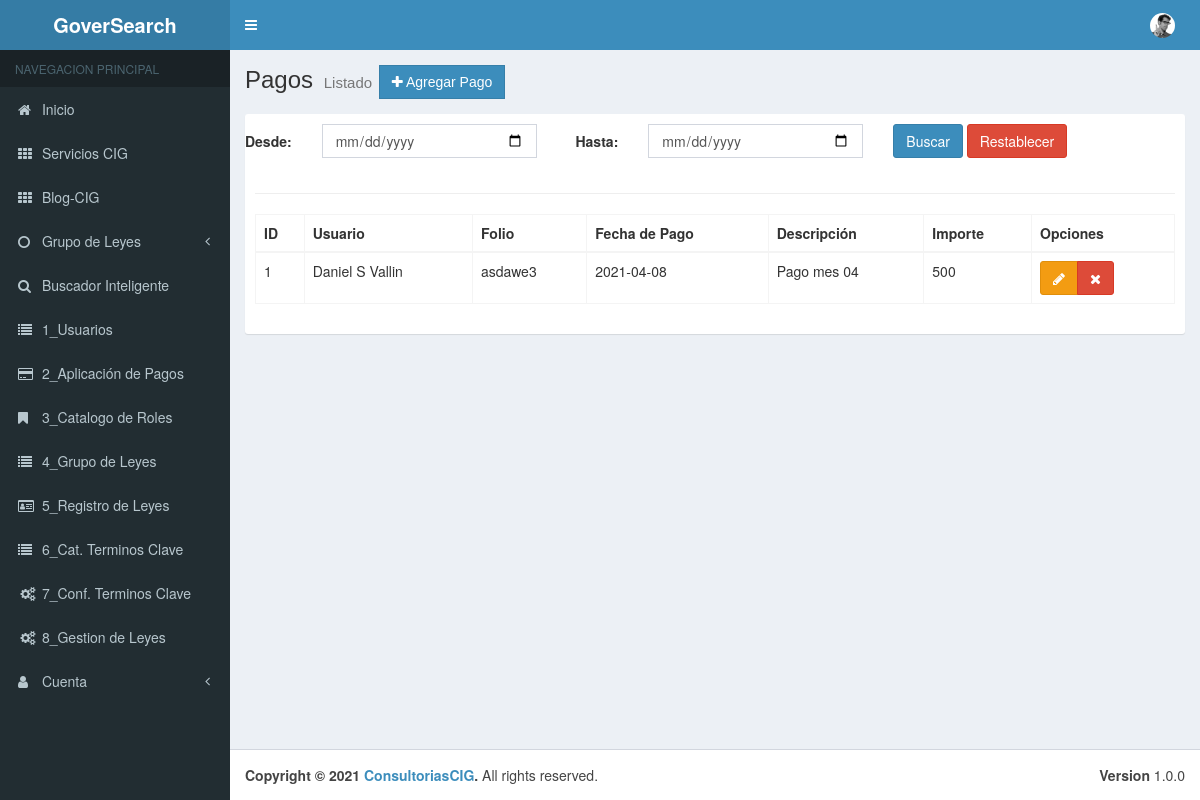
The page /Menu/cPagos on the database its author committed.
### tables this page shows
CREATE TABLE `tbl_pagos` (
  `pk_Pago` int(11) NOT NULL,
  `Usuario_pk` int(11) NOT NULL,
  `Descripcion` varchar(50) NOT NULL,
  `Folio_Pago` varchar(50) NOT NULL,
  `Fecha_Pago` date NOT NULL,
  `Consepto_Pago` varchar(50) NOT NULL,
  `Importe` decimal(50,0) NOT NULL,
  `Estado` bit(1) DEFAULT NULL
);

CREATE TABLE `tbl_usuarios` (
  `pk_Usuario` int(11) NOT NULL,
  `Nombre` varchar(50) NOT NULL,
  `Apellidos` varchar(50) NOT NULL,
  `Telefono` varchar(10) NOT NULL,
  `Correo` varchar(50) NOT NULL,
  `Usuario` varchar(50) NOT NULL,
  `Contrasena` varchar(50) NOT NULL,
  `Fecha_Alta` date NOT NULL,
  `User_Rol_pk` int(11) NOT NULL,
  `Estado` bit(1) NOT NULL
);

### application/controllers/Menu/cPagos.php (called while the page is built, shortened)
<?php
class cPagos extends CI_Controller {
	public function __construct(){
		$this->load->model("Grupo_Leyes_Model");
		$this->load->model("Pagos_Model");
		$this->load->model("User_Model");
	}
	public function index()
	{
		$fechainicio = $this->input->post("fechainicio");
		$fechafin = $this->input->post("fechafin");
			if($this->input->post("buscar")){
				$pagos = $this->Pagos_Model->getPagosbyDate($fechainicio, $fechafin);
			}else{
				$pagos = $this->Pagos_Model->getPagos();
			}
				$aside = array(
					'cGrupos' => $this->Grupo_Leyes_Model->getGrupo_Model()
				);
				$data = array(
					'pagos' => $pagos,
					'fechainicio' => $fechainicio,
					'fechafin' => $fechafin
				);
				$this->load->view("layouts/header");
				$this->load->view("layouts/aside", $aside);
				$this->load->view("admin/Menu/vPagos/list", $data);
				$this->load->view("layouts/footer");
	}
}

### index.php (called while the page is built, shortened)
<?php
require_once BASEPATH.'core/CodeIgniter.php';

### application/models/Pagos_Model.php (called while the page is built, shortened)
<?php
class Pagos_Model extends CI_Model {
    public function getPagos(){
        $this->db->select("p.* ,u.Nombre as Nombre");
        $this->db->select("p.* ,u.Apellidos as Apellidos");
        $this->db->from("tbl_pagos p");
        $this->db->join("tbl_usuarios u","p.Usuario_pk = u.pk_Usuario");
        $this->db->where("p.Estado","1");
        $resultados = $this->db->get();
        return $resultados->result();
    }
}

### application/views/layouts/aside.php (the view, shortened to what this page needs)
<aside class="main-sidebar">
    <section class="sidebar">
        <ul class="sidebar-menu" data-widget="tree">
            <li class="header">NAVEGACION PRINCIPAL</li>
            <li>
                <a href="<?php echo base_url();?>">
                    <i class="fa fa-home"></i> <span>Inicio</span>
                </a>
            </li>
                <li class="treeview">
                    <li>
                        <a href="https://consultorescig.mx/"><i class="fa fa-th"></i> <span> Servicios CIG</span>
                        </a>
                    </li>
                </li>
            <li class="treeview">
                    <li>
                        <a href="https://consultorescig.mx/#blog"><i class="fa fa-th"></i> <span>Blog-CIG</span>
                        </a>
                    </li>
                </li>
            <li class="treeview">
                <a href="#">
                    <i class="fa fa-circle-o"></i> <span>Grupo de Leyes</span>
                        <span class="pull-right-container">
                            <i class="fa fa-angle-left pull-right"></i>
                        </span>
                </a>
                </li>
            <li class="treeview">
                    <li>
                    <a href="<?php echo base_url();?>Menu/cBuscador"><i class="fa fa-search"></i><span> Buscador Inteligente</span></a>
                    </li>
                </li>
            <li class="treeview">
                    <li>
                    <a href="<?php echo base_url();?>Menu/cUsuarios"><i class="fa fa-list"></i><span> 1_Usuarios</span> </a>
                    </li>
                </li>
            <li class="treeview">
                    <li>
                    <a href="<?php echo base_url();?>Menu/cPagos"><i class="fa fa-credit-card"></i><span> 2_Aplicación de Pagos</span></a>
                    </li>
                </li>
            <li class="treeview">
                    <li>
                    <a href="<?php echo base_url();?>Menu/cRoles"><i class="fa fa-bookmark"></i><span> 3_Catalogo de Roles</span></a>
                    </li>
                </li>
            <li class="treeview">
                    <li>
                    <a href="<?php echo base_url();?>Menu/cGrupo_Leyes"><i class="fa fa-list"></i><span> 4_Grupo de Leyes</span></a>
                    </li>
                </li>
            <li class="treeview">
                    <li>
                    <a href="<?php echo base_url();?>Menu/cReg_Leyes"><i class="fa fa-id-card-o"></i><span> 5_Registro de Leyes</span></a>
                    </li>
                </li>
            <li class="treeview">
                    <li>
                    <a href="<?php echo base_url();?>Menu/cClaves"><i class="fa fa-list"></i><span> 6_Cat. Terminos Clave</span></a>
                    </li>
                </li>
            <li class="treeview">
                    <li>
                    <a href="<?php echo base_url();?>Menu/cTer_Clave"><i class="fa fa-cogs fa-fw"></i><span> 7_Conf. Terminos Clave</span></a>
                    </li>
                </li>
            <li class="treeview">
                    <li>
                    <a href="<?php echo base_url();?>Menu/cGestion"><i class="fa fa-cogs fa-fw"></i><span> 8_Gestion de Leyes</span></a>
                    </li>
                </li>
             <li class="treeview">
                <a href="#">
                    <i class="fa fa-user"></i> <span>Cuenta</span>
                            <span class="pull-right-container">
                        <i class="fa fa-angle-left pull-right"></i>
                    </span>
                </a>
            </li>
        </ul>
    </section>
</aside>

### application/views/admin/Menu/vPagos/list.php
<div class="content-wrapper">
    <section class="content-header">
        <h1>
        Pagos
        <small>Listado</small>
        <a href="<?php echo base_url();?>Menu/cPagos/add" class="btn btn-primary btn-flat"><span class="fa fa-plus"></span> Agregar Pago</a>
        </h1>
    </section>
    <section class="content">
        <div class="box box-solid">
            <div class="box-body">
                <div class="row">
                    <form action="<?php echo current_url();?>" method="POST" class="form-horizontal">
                        <div class="form-group">
                            <label for="" class="col-md-1 control-label">Desde:</label>
                            <div class="col-md-3">
                                <input type="date" class="form-control" name="fechainicio" value="<?php echo !empty($fechainicio) ? $fechainicio:'';?>">
                            </div>
                            <label for="" class="col-md-1 control-label">Hasta:</label>
                            <div class="col-md-3">
                                <input type="date" class="form-control" name="fechafin" value="<?php  echo !empty($fechafin) ? $fechafin:'';?>">
                            </div>
                            <div class="col-md-4">
                                <input type="submit" name="buscar" value="Buscar" class="btn btn-primary">
                                <a href="<?php echo base_url(); ?>Menu/cPagos" class="btn btn-danger">Restablecer</a>
                            </div>
                        </div>
                    </form>
                </div>
                <hr>
                <div class="row">
                    <div class="col-md-12">
                        <table id="example" class="table table-bordered table-hover">
                            <thead>
                            <tr>
                                <th>ID</th>
                                <th>Usuario</th>
                                <th>Folio</th>
                                <th>Fecha de Pago</th>
                                <th>Descripción</th>
                                <th>Importe</th>
                                <th>Opciones</th>
                                </tr>
                            </thead>
                            <tbody>
                            <?php if(!empty($pagos)):?>
                            <?php foreach($pagos as $pago):?>
                                <tr>
                                    <td><?php echo $pago->pk_Pago;?></td>
                                    <td><?php echo $pago->Nombre; echo " "; echo $pago->Apellidos; ?></td>
                                    <td><?php echo $pago->Folio_Pago;?></td>
                                    <td><?php echo $pago->Fecha_Pago;?></td>
                                    <td><?php echo $pago->Descripcion;?></td>
                                    <td><?php echo $pago->Importe;?></td>
                                    <td>
                                        <div class="btn-group">
                                            <a href="<?php echo base_url()?>Menu/cPagos/edit/<?php echo $pago->pk_Pago;?>" class="btn btn-warning"><span class="fa fa-pencil"></span></a>
                                            <a href="<?php echo base_url();?>Menu/cPagos/delete/<?php echo $pago->pk_Pago;?>" class="btn btn-danger btn-remove"><span class="fa fa-remove"></span></a>
                                        </div>
                                    </td>
                                </tr>
                            <?php endforeach;?>
                            <?php endif;?>
                            </tbody>
                        </table>
                    </div>
                </div>
            </div>
        </div>
    </section>
</div>

### rows shown on the page
tbl_pagos: pk_Pago "1", Usuario_pk.Nombre "Daniel", Usuario_pk.Apellidos "S Vallin", Folio_Pago "asdawe3", Fecha_Pago "2021-04-08", Descripcion "Pago mes 04", Importe "500"
